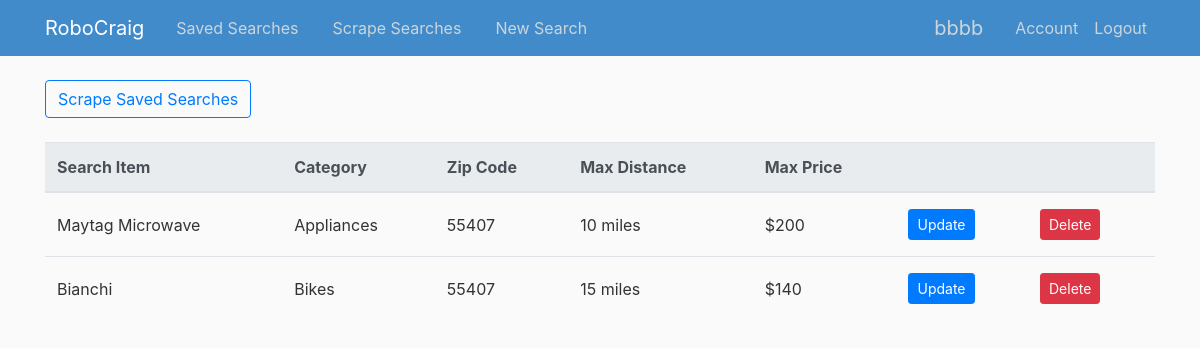
Screenshot of /users/bbbb (signed in) with the database file from the repository.
### RoboCraig/models.py (models this page shows, shortened)
class User(db.Model, UserMixin):
    id = db.Column(db.Integer, primary_key=True)
    username = db.Column(db.String(20), unique=True, nullable=False)
    email = db.Column(db.String(120), unique=True, nullable=False)
    password = db.Column(db.String(60), nullable=False)
    searches = db.relationship('Searcher', backref = 'author', lazy=True)       #This is noting that there is a reference to the Searcher object

class Searcher (db.Model):
    id = db.Column(db.Integer, primary_key=True)
    category = db.Column(db.String(20), nullable=False)
    search_term = db.Column(db.String(50), nullable=False)
    zip_code = db.Column(db.String(10), nullable=False)  #Might need this to be int, or validate to 5 digits
    max_distance = db.Column(db.String(10), nullable=False)
    max_price = db.Column(db.String(10), nullable=False)
    user_id = db.Column(db.Integer, db.ForeignKey('user.id'), nullable=False)       #This is making a reference to the user_id in the users table
    def __repr__(self):
        return f"Search('{self.category}','{self.search_term}', '{self.zip_code}','{self.max_distance}','{self.max_price}')"

### RoboCraig/routes.py (the view)
@app.route("/users/<string:username>")  #This is the main home route for a logged in user.  It will display their saved searches
def user_searches(username):
    choices = {'ata': 'Antiques', 'ppa': 'Appliances', 'ara': 'Arts & Crafts', 'sna': 'ATV/UTV/SNO', 'pta': 'AutoParts',
               'ava': 'Aviation',
               'baa': 'Baby and Kid Stuff', 'haa': 'Beauty and Health', 'bip': 'Bike Parts',
               'bia': 'Bikes', 'bpa': 'Boat Parts', 'boo': 'Boats', 'bka': 'Books', 'bfa': 'Business',
               'cta': 'Cars & Trucks', 'ema': 'CDs/DVDs/VHSs', 'moa': 'Cell Phones', 'cla': 'Clothes & Acc',
               'cba': 'Collectibles', 'syp': 'Computer Parts', 'sya': 'Computers', 'ela': 'Electronics',
               'gra': 'Farm & Garden', 'fua': 'Furniture', 'foa': 'General', 'hva': 'Heavy Equipment',
               'hsa': 'Household',
               'jwa': 'Jewelry', 'maa': 'Materials', 'mpa': 'Motorcycle Parts', 'mca': 'Motorcycles',
               'msa': 'Music Instruments', 'pha': 'Photo & Video', 'rva': 'RVs & Camp', 'sga': 'Sporting',
               'tia': 'Tickets', 'tla': 'Tools', 'taa': 'Toys & Games', 'tra': 'Trailers',
               'vga': 'Video Gaming', 'wta': 'Wheels & Tires'}
    user = User.query.filter_by(username=username).first_or_404()  #giving the function the username attribute returns the username of the current_user
    searches = Searcher.query.filter_by(author=user)   #Using this username, it retrieves a list of their Searcher objects
    print ("This is searches")
    print (type(searches))
    print (searches)
    testsearches = Searcher.query.filter_by(author=user).first()
    print ("This is testsearches")
    print (testsearches)
    if current_user == user:        #Will only render the template if the user is logged in.  Otherwise, they receive a 403
        return render_template('user_searches.html', searches=searches, user=user, username=username,choices=choices,testsearches=testsearches)
    else:
        abort(403)

### RoboCraig/models.py (called while the page is built)
@login_manager.user_loader
def load_user(user_id):
    return User.query.get(int(user_id))

### RoboCraig/templates/user_searches.html
{% extends "layout.html" %}
{% block content %}
    {% if testsearches is none %}
        <h3>Create a <a href="{{ url_for('new_search')}}">new search</a> to save for an item in Minneapolis Craigslist</h3><br>
        <h3>Your search will be saved here</h3>
    {% else %}
    <a href="{{ url_for('scrapedresults',username=username) }}"><button type="button" class="btn btn-outline-primary">Scrape Saved Searches</button></a><br><br>
    <table class="table table-hover">
            <thead class="thead-light">
                <tr>
                    <th scope="col">Search Item</th>
                    <th scope="col">Category</th>
                    <th scope="col">Zip Code</th>
                    <th scope="col">Max Distance</th>
                    <th scope="col">Max Price</th>
                    <th scope="col"></th>
                    <th scope="col"></th>
                </tr>
            </thead>
            <tbody>
            {% for search in searches %}
            <tr>
                    <td>{{ search.search_term }}</td>
                    {% if search.category in choices %}
                        <td>{{ choices[search.category]}}</td>
                    {% else %}
                        <td>{{ search.category }}</td>
                    {% endif %}
                    <td>{{ search.zip_code }}</td>
                    <td>{{ search.max_distance }} miles</td>
                    <td>${{ search.max_price }}</td>
                    <td><a class="btn btn-primary btn-sm mt-1 mb-1" href="{{ url_for('update_search', search_id = search.id) }}">Update</a></td>
                    <td>
                        <form action="{{ url_for('delete_search', search_id=search.id) }}" method="POST">
                            <input class="btn btn-danger btn-sm m-1" type = "submit" value="Delete">
                        </form>
                    </td>
                </tr>
            {% endfor %}
            </tbody>
    </table>
    {% endif %}
{% endblock content %}

### RoboCraig/templates/layout.html (shortened to what this page needs)
<!DOCTYPE html>
<html>
<head>
    <link rel="stylesheet" href="https://maxcdn.bootstrapcdn.com/bootstrap/4.0.0/css/bootstrap.min.css">
    <link rel="stylesheet" type="text/css" href="{{ url_for('static', filename='main.css') }}">
</head>
<body>
    <header class="site-header">
      <nav class="navbar navbar-expand-md navbar-dark bg-steel fixed-top">
        <div class="container">
          <a class="navbar-brand mr-4" href="/">RoboCraig</a>
          <div class="collapse navbar-collapse" id="navbarToggle">
            <div class="navbar-nav mr-auto">
                {% if current_user.is_authenticated %}
                  <a class="nav-item nav-link" href="{{ url_for('user_searches',username=username) }}">Saved Searches &nbsp&nbsp&nbsp</a>
                  <a class="nav-item nav-link" href="{{ url_for('scrapedresults',username=username) }}">Scrape Searches &nbsp&nbsp&nbsp</a>
                  <a class="nav-item nav-link" href="{{ url_for('new_search') }}">New Search</a>
                {% endif %}
            </div>
            <div class="navbar-nav">
                {% if current_user.is_authenticated %}
                    <a class="nav-item nav-link navbar-brand" href="{{ url_for('account') }}">{{ username }}</a>
                    <a class="nav-item nav-link" href="{{ url_for('account') }}">Account</a>
                    <a class="nav-item nav-link" href="{{ url_for('logout') }}">Logout</a>
                {% else %}
                  <a class="nav-item nav-link" href="{{ url_for('login') }}">Login</a>
                  <a class="nav-item nav-link" href="{{ url_for('register') }}">Register</a>
                {% endif %}
            </div>
          </div>
        </div>
      </nav>
    </header>
    <main role="main" class="container">
      <div class="row">
        <div class="col-md-12">
          {% block content %}{% endblock %}
        </div>
      </div>
    </main>
</body>
</html>

### RoboCraig/static/main.css (style rules this page uses)
body { background: #fafafa; color: #333333; margin-top: 5rem; }
.bg-steel { background-color: #428bca; }
.site-header .navbar-nav .nav-link { color: #cbd5db; }
.table > tbody > tr > td { vertical-align: middle; }

### rows the page displays
User: username "bbbb"
Searcher: search_term "Maytag Microwave", category "Appliances", zip_code "55407", max_distance "10", max_price "200"
Searcher: search_term "Bianchi", category "Bikes", zip_code "55407", max_distance "15", max_price "140"
